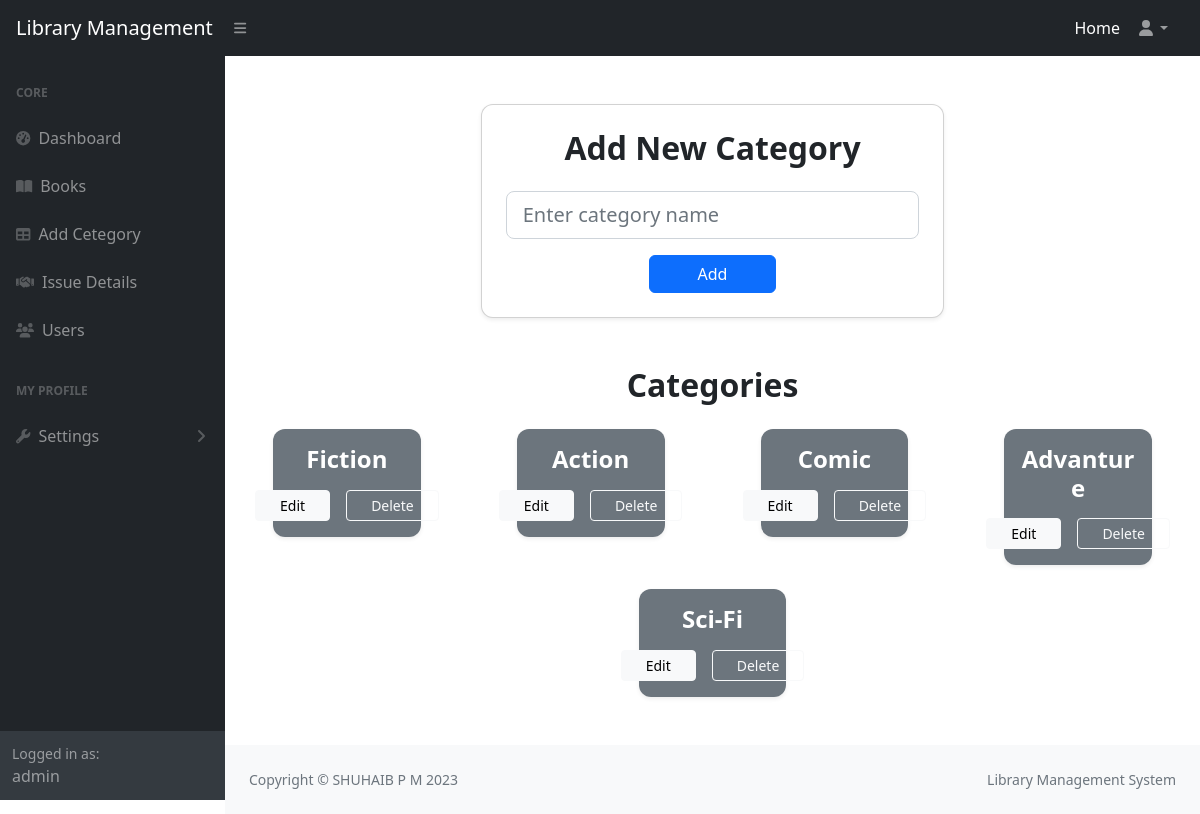
/addcategory/ (signed in), run on the app's committed database.
### libraryApp/models.py (models this page shows, shortened)
class User(AbstractUser):
    email=models.EmailField(unique=True)
    option = (
        ('user','user'),
        ('staff','staff')
    )
    phone=models.CharField(max_length=15)
    role=models.CharField(max_length=100,choices=option,default="user")
    profile=models.ImageField(upload_to="profile",default="profile/default.jpeg",null=True,blank=True)
    otp=models.CharField(max_length=20)
    is_verified=models.BooleanField(default=False)

class Category(models.Model):
    category=models.CharField(max_length=20,unique=True)

### libraryApp/views.py (the view, shortened to what this page needs)
# urls.py: path("addcategory/",views.AddCategoryView.as_view(),name="category"),
@method_decorator(login_required,name="dispatch")
class AddCategoryView(View):
    def get(self,request):
        category=Category.objects.all()
        return render(request,"addcategory.html",{"category":category})

### libraryApp/authentication.py (called while the page is built)
def login_required(fn):
    def wrapper(request, *args, **kwargs):
        if request.user.is_authenticated and request.user.role != "user" :
            return fn(request, *args, **kwargs)
        else:
            messages.warning(request,"You Must Login First")
            return redirect("login")
    return wrapper

### libraryApp/context_processor.py (called while the page is built)
def library_status(request):
    total_books = Book.objects.count()
    total_copies = Book.objects.aggregate(total=models.Sum("total_copy"))["total"] or 0
    avl_books = Book.objects.aggregate(total=models.Sum("avl_copy"))["total"] or 0
    issued_books=Issue.objects.filter(status="issued").count()
    overdue_books=Issue.objects.filter(status="overdue").count()
    return {
        "total_books": total_books,
        "total_copies": total_copies,
        "avl_books": avl_books,
        "issued_books": issued_books,
        "overdue_books": overdue_books,
    }

### libraryApp/templates/addcategory.html (shortened to what this page needs)
{% extends 'dashboard.html' %}
{% block main %}
<div class="container py-5">
    <div class="row justify-content-center">
        <div class="col-md-6">
            <div class="card shadow-sm p-4 mb-5" style="border-radius: 12px;">
                <h2 class="text-center fw-bold mb-4">Add New Category</h2>
                <form action="" method="post">
                    <div class="mb-3">
                        <input type="text" name="category" id="category" class="form-control form-control-lg"
                            placeholder="Enter category name" required>
                    </div>
                    <div class="text-center">
                        <button class="btn btn-primary px-5">Add</button>
                    </div>
                </form>
            </div>
        </div>
    </div>
    <h2 class="text-center fw-bold mb-4">Categories</h2>
    <div class="row g-4 justify-content-center">
        {% for c in category %}
        <div class="col-md-3 px-5">
            <div class="card shadow-sm border-0 " style="border-radius: 12px;">
                <div class="card-body text-center bg-secondary text-white" style="border-radius: 12px;">
                    <h4 class="mb-3 fw-bold">{{ c.category }}</h4>
                    <div class="d-flex justify-content-center gap-3">
                        <a href="{% url 'edit' c.id %}" class="btn btn-light btn-sm px-4">Edit</a>
                        <a href="{% url 'deletecategory' c.id %}" class="btn btn-outline-light btn-sm px-4">Delete</a>
                    </div>
                </div>
            </div>
        </div>
        {% endfor %}
    </div>
</div>
{% endblock %}

### libraryApp/templates/dashboard.html (shortened to what this page needs)
{% load static %}
<!DOCTYPE html>
<html lang="en">
<head>
    <link href="https://cdn.jsdelivr.net/npm/simple-datatables@7.1.2/dist/style.min.css" rel="stylesheet" />
    <link href="{% static 'css/styles.css' %}" rel="stylesheet" />
</head>
<body class="sb-nav-fixed">
    <nav class="sb-topnav navbar navbar-expand navbar-dark bg-dark">
        <a class="navbar-brand ps-3" href="#">Library Management</a>
        <button class="btn btn-link btn-sm order-1 order-lg-0 me-4 me-lg-0" id="sidebarToggle" href="#!"><i
                class="fas fa-bars"></i></button>
        <ul class="navbar-nav ms-auto ms-md-0 me-3 me-lg-4">
            <li class="nav-item"><a class="nav-link active" aria-current="page" href="{% url 'home' %}">Home</a></li>
            <li class="nav-item dropdown">
                <a class="nav-link dropdown-toggle" id="navbarDropdown" href="#" role="button" data-bs-toggle="dropdown"
                    aria-expanded="false"><i class="fas fa-user fa-fw"></i></a>
            </li>
        </ul>
    </nav>
    <div id="layoutSidenav">
        <div id="layoutSidenav_nav">
            <nav class="sb-sidenav accordion sb-sidenav-dark" id="sidenavAccordion">
                <div class="sb-sidenav-menu">
                    <div class="nav">
                        <div class="sb-sidenav-menu-heading">Core</div>
                        <a class="nav-link" href="{% url 'dashboard' %}">
                            <div class="sb-nav-link-icon"><i class="fas fa-tachometer-alt"></i></div>
                            Dashboard
                        </a>
                        <a class="nav-link" href="{% url 'book' %}">
                            <div class="sb-nav-link-icon"><i class="fas fa-book-open"></i></div>
                            Books
                        </a>
                        <a class="nav-link" href="{% url 'category' %}">
                            <div class="sb-nav-link-icon"><i class="fas fa-table"></i></div>
                            Add Cetegory
                        </a>
                        <a class="nav-link" href="{% url 'issue' %}">
                            <div class="sb-nav-link-icon"><i class="fa fa-handshake"></i></div>
                            Issue Details
                        </a>
                        <a class="nav-link" href="{% url 'user' %}">
                            <div class="sb-nav-link-icon"><i class="fas fa-users"></i></div>
                            Users
                        </a>
                        <div class="sb-sidenav-menu-heading">My Profile</div>
                        <a class="nav-link collapsed" href="#" data-bs-toggle="collapse"
                            data-bs-target="#collapseLayouts" aria-expanded="false" aria-controls="collapseLayouts">
                            <div class="sb-nav-link-icon"><i class="fas fa-wrench"></i></div>
                            Settings
                            <div class="sb-sidenav-collapse-arrow"><i class="fas fa-angle-down"></i></div>
                        </a>
                    </div>
                </div>
                <div class="sb-sidenav-footer">
                    <div class="small">Logged in as:</div>
                    {{request.user}}
                </div>
            </nav>
        </div>
        <div id="layoutSidenav_content">
            <main>
                {% block main %}{% endblock %}
            </main>
            <footer class="py-4 bg-light mt-auto">
                <div class="container-fluid px-4">
                    <div class="d-flex align-items-center justify-content-between small">
                        <div class="text-muted">Copyright &copy; SHUHAIB P M 2023</div>
                        <div class="text-muted">
                            Library Management System
                        </div>
                    </div>
                </div>
            </footer>
        </div>
    </div>
</body>
</html>

### data on the page
User: user "admin"
Category: category "Fiction"
Category: category "Action"
Category: category "Comic"
Category: category "Advanture"
Category: category "Sci-Fi"
